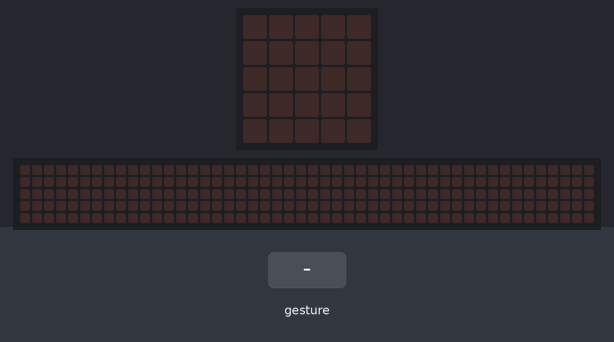
A program run on a simulated BBC micro:bit (MakeCode). Shown: the board's 5×5 LED display, a strip that is not on the board, showing the scrolling text unrolled. Inputs (shaded band) come from the test bench. Random numbers come from a fixed seed; a tilt is held for 1.5 s and a shake lasts 1 s, then the board lies face up again; the 48×5 strip is a reading aid, not a part: it shows the text the display is scrolling, unrolled, one strip-width of it at a time.

Above: at 1.2 s.
1.3 s: gesture 'shake'
At 3.4 s:
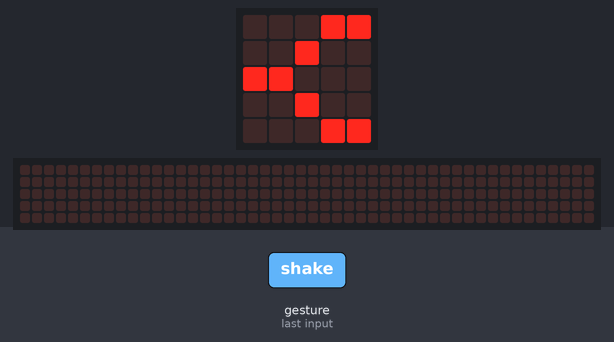
3.7 s: gesture 'shake'
At 6.46 s:
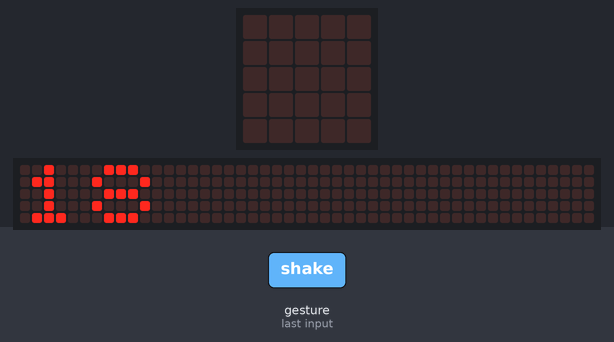
6.7 s: gesture 'shake'
At 7.07 s:
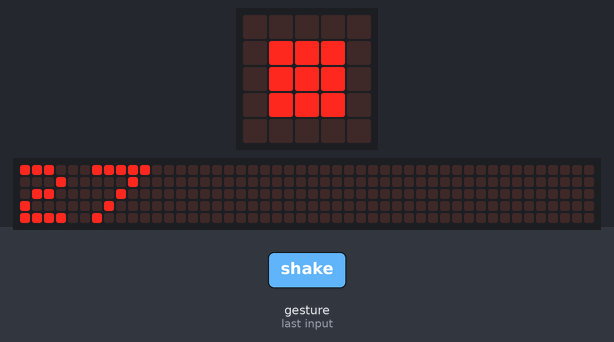
9.7 s: gesture 'shake'
At 10.17 s:
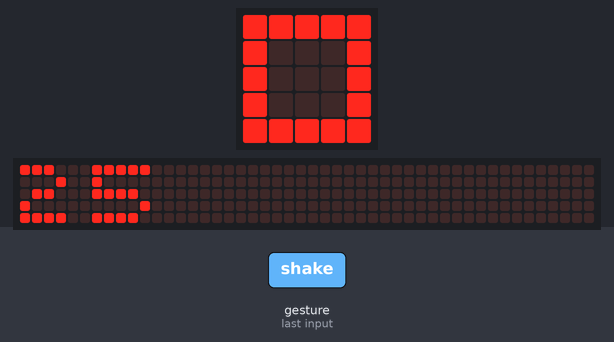
Timing chart, 0 to 12.7 s (numbered marks = the images above; inputs shaded):
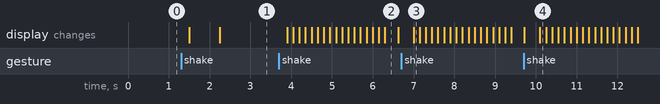

Measured:
- after the input at 1.3 s, the display: first changes after 0.20 s (image 1 shows a later state)
- after the input at 3.7 s, the display: first changes after 0.20 s (image 2 shows a later state)
- after the input at 6.7 s, the display: changes after 0.30 s (image 3)

The program:

main.ts
```typescript
input.onGesture(Gesture.Shake, function () {
    Random = randint(0, 30)
    basic.showNumber(Random)
    if (Random <= 10) {
        basic.showLeds(`
            . . . # #
            . . # . .
            # # . . .
            . . # . .
            . . . # #
            `)
    }
    if (Random >= 10 && Random < 20) {
        basic.showLeds(`
            . . . . .
            . # # # .
            . # # # .
            . # # # .
            . . . . .
            `)
    }
    if (Random >= 20) {
        basic.showLeds(`
            # # # # #
            # . . . #
            # . . . #
            # . . . #
            # # # # #
            `)
    }
})
let Random = 0
radio.setGroup(1)
basic.forever(function () {

})
```

test.ts
```typescript
// οι δοκιμές πηγαίνουν εδώ, δεν θα γίνει εκτέλεση όταν αυτό το πακέτο χρησιμοποιηθεί ως επέκταση.
```
